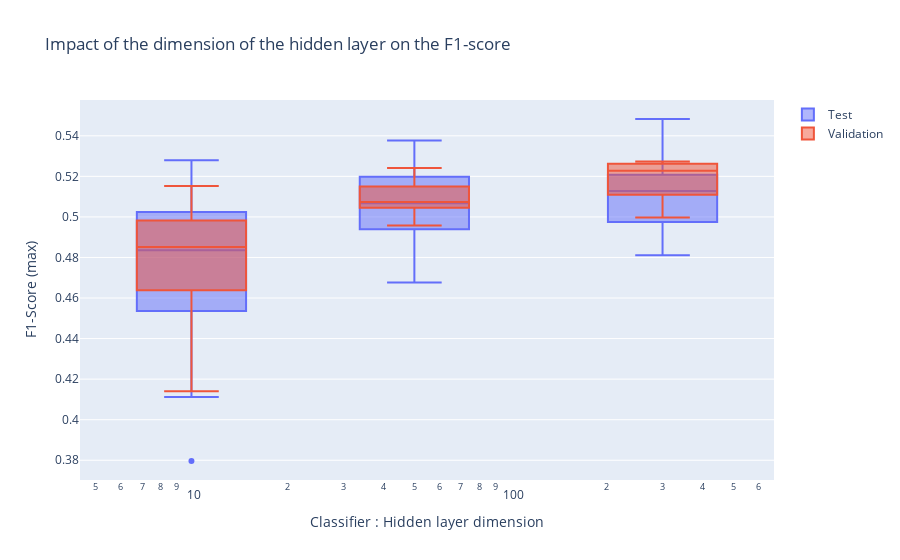

Notebook cell for this chart:
### Markdown cell above
## Hidden layer dimension (Needs additional values)

### Code cell
fig = go.Figure(layout = {
   "xaxis":{
       "domain" : [0,1],
       "type" : "log",
        # "categoryorder" : "median ascending",
       "title" : "Classifier : Hidden layer dimension"
    },
   "yaxis":{"title" : "F1-Score (max)"},
   "title" : {"text" : "Impact of the dimension of the hidden layer on the F1-score"},
})
fig.add_trace( go.Box(
                x = results["classifier_hiddenlayer_dim"], 
                y = results["test_f1_max"],
                xaxis='x',
                name = "Test"
))
fig.add_trace( go.Box(
                x = results["classifier_hiddenlayer_dim"], 
                y = results["valid_f1_max"],
                xaxis='x',
                name = "Validation"
))

# fig.add_trace( go.Box(
#                 x = results["model_train_classifier_learning_rate"], 
#                 y = results["train_f1_max"],
#                 xaxis='x',
#                 name = "Train"
# ))
fig

### Figure 1 — Plotly figure (JSON) as saved in the notebook; plotly's stock layout.template omitted (floating-point values rounded to 4 significant figures)
{"data": [{"name": "Test", "type": "box", "x": [300, 50, 10, 50, 10, 10, 10, 300, 300, 10, 10, 300, 10, 50, 300, 300, 300, 10, 300, 10, 50, 300, 10, 50, 10, 50, 10, 10, 10, 10, 300, 300, 50, 300, 10, 10, 10, 50, 50, 10, 300, 300, 10, 300, 300, 50, 10, 50, 10, 50], "xaxis": "x", "y": [0.4893, 0.4833, 0.474, 0.4927, 0.4863, 0.5093, 0.481, 0.5096, 0.5025, 0.4848, 0.4846, 0.5212, 0.3796, 0.4995, 0.5212, 0.4945, 0.5003, 0.4155, 0.516, 0.522, 0.4676, 0.4884, 0.4759, 0.5141, 0.4899, 0.5331, 0.5116, 0.4436, 0.4884, 0.4782, 0.5483, 0.5101, 0.5058, 0.516, 0.4535, 0.5279, 0.4825, 0.5256, 0.5377, 0.5025, 0.5154, 0.5205, 0.5159, 0.4812, 0.5258, 0.5122, 0.4112, 0.495, 0.4342, 0.5078]}, {"name": "Validation", "type": "box", "x": [300, 50, 10, 50, 10, 10, 10, 300, 300, 10, 10, 300, 10, 50, 300, 300, 300, 10, 300, 10, 50, 300, 10, 50, 10, 50, 10, 10, 10, 10, 300, 300, 50, 300, 10, 10, 10, 50, 50, 10, 300, 300, 10, 300, 300, 50, 10, 50, 10, 50], "xaxis": "x", "y": [0.5055, 0.505, 0.5107, 0.5175, 0.4967, 0.4825, 0.4878, 0.5271, 0.5116, 0.4899, 0.5152, 0.5243, 0.414, 0.504, 0.5268, 0.5256, 0.522, 0.4618, 0.5256, 0.4683, 0.5079, 0.5061, 0.4638, 0.5241, 0.4942, 0.5068, 0.5025, 0.461, 0.4767, 0.5064, 0.5273, 0.4997, 0.5064, 0.5235, 0.4669, 0.4922, 0.4706, 0.4957, 0.4997, 0.4982, 0.5103, 0.5146, 0.5058, 0.5271, 0.5185, 0.5124, 0.4272, 0.5126, 0.4535, 0.5192]}], "layout": {"title": {"text": "Impact of the dimension of the hidden layer on the F1-score"}, "xaxis": {"domain": [0, 1], "title": {"text": "Classifier : Hidden layer dimension"}, "type": "log"}, "yaxis": {"title": {"text": "F1-Score (max)"}}}}
